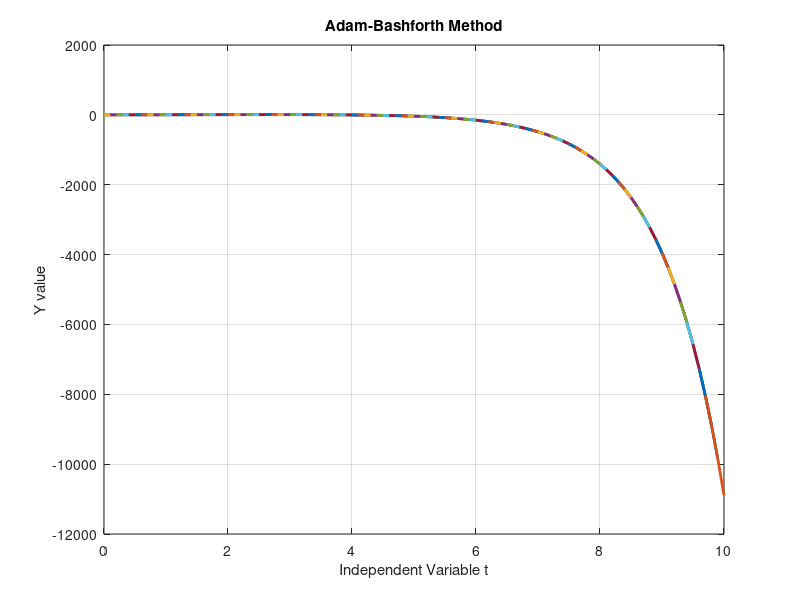

This figure's MATLAB source:

% Adams-Bashforth Predictor Corrector Method
 % Approximate the solution to the initial-value problem
 % dy/dt=y-t^2+1 ; 0<=t<=2 ; y(0)=0.5;

 f = @(t,y) (y-t^2+1);
 a = 0;
 b = +10;
 n = 100;               
 alpha = 0.5;

 h = (b-a)/n;
 t(1) = a;
 w(1) = alpha;
 fprintf('    t         w\n');
 fprintf('%5.4f  %11.8f\n', t(1), w(1));

 for i = 1:3
    t(i+1) = t(i)+h;
    k1 = h*f(t(i), w(i));
    k2 = h*f(t(i)+0.5*h, w(i)+0.5*k1);
    k3 = h*f(t(i)+0.5*h, w(i)+0.5*k2);
    k4 = h*f(t(i+1), w(i)+k3);
    w(i+1) = w(i)+(k1+2.0*(k2+k3)+k4)/6.0;
    fprintf('%5.4f  %11.8f\n', t(i+1), w(i+1));
    plot(t,w,'linewidth',2);
    hold on;
 end

 for i = 4:n
    t0 = a+i*h;
    part1 = 55.0*f(t(4),w(4))-59.0*f(t(3),w(3))+37.0*f(t(2),w(2));
    part2 = -9.0*f(t(1),w(1));
    w0 = w(4)+h*(part1+part2)/24.0;
    part1 = 9.0*f(t0,w0)+19.0*f(t(4),w(4))-5.0*f(t(3),w(3))+f(t(2),w(2));
    w0 = w(4)+h*(part1)/24.0;
    fprintf('%5.4f  %11.8f\n', t0, w0);
    for j = 1:3
       t(j) = t(j+1);
       w(j) = w(j+1);
    end
    t(4) = t0;
    w(4) = w0;
    plot(t,w,'linewidth',2);
    
 end
hold off;
xlabel('Independent Variable t');
ylabel('Y value')
title('Adam-Bashforth Method');
grid on